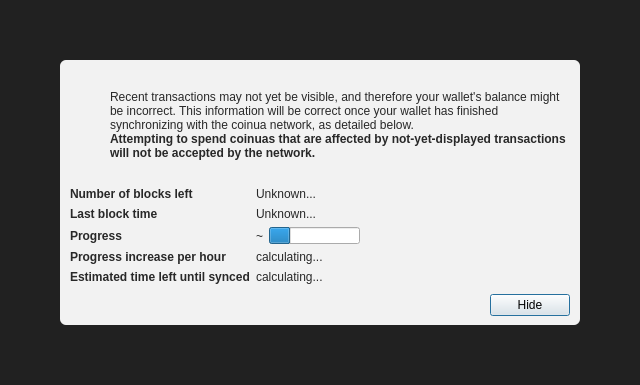
<?xml version="1.0" encoding="UTF-8"?>
<ui version="4.0">
 <class>ModalOverlay</class>
 <widget class="QWidget" name="ModalOverlay">
  <property name="geometry">
   <rect>
    <x>0</x>
    <y>0</y>
    <width>640</width>
    <height>385</height>
   </rect>
  </property>
  <property name="windowTitle">
   <string>Form</string>
  </property>
  <layout class="QVBoxLayout" name="verticalLayout" stretch="0">
   <property name="sizeConstraint">
    <enum>QLayout::SetDefaultConstraint</enum>
   </property>
   <property name="leftMargin">
    <number>0</number>
   </property>
   <property name="topMargin">
    <number>0</number>
   </property>
   <property name="rightMargin">
    <number>0</number>
   </property>
   <property name="bottomMargin">
    <number>0</number>
   </property>
   <item>
    <widget class="QWidget" name="bgWidget" native="true">
     <property name="styleSheet">
      <string notr="true">#bgWidget { background: rgba(0,0,0,220); }</string>
     </property>
     <layout class="QVBoxLayout" name="verticalLayoutMain" stretch="1">
      <property name="leftMargin">
       <number>60</number>
      </property>
      <property name="topMargin">
       <number>60</number>
      </property>
      <property name="rightMargin">
       <number>60</number>
      </property>
      <property name="bottomMargin">
       <number>60</number>
      </property>
      <item>
       <widget class="QWidget" name="contentWidget" native="true">
        <property name="styleSheet">
         <string notr="true">#contentWidget { background: rgba(255,255,255,240); border-radius: 6px; }

QLabel { color: rgb(40,40,40);  }</string>
        </property>
        <layout class="QVBoxLayout" name="verticalLayoutSub" stretch="1,0,0,0">
         <property name="spacing">
          <number>0</number>
         </property>
         <property name="leftMargin">
          <number>10</number>
         </property>
         <property name="topMargin">
          <number>10</number>
         </property>
         <property name="rightMargin">
          <number>10</number>
         </property>
         <property name="bottomMargin">
          <number>10</number>
         </property>
         <item>
          <layout class="QHBoxLayout" name="horizontalLayoutIconText" stretch="0,1">
           <property name="topMargin">
            <number>20</number>
           </property>
           <item>
            <layout class="QVBoxLayout" name="verticalLayoutIcon">
             <property name="leftMargin">
              <number>0</number>
             </property>
             <item>
              <widget class="QPushButton" name="warningIcon">
               <property name="enabled">
                <bool>false</bool>
               </property>
               <property name="text">
                <string/>
               </property>
               <property name="icon">
                <iconset>
                 <normaloff>:/icons/warning</normaloff>
                 <disabledoff>:/icons/warning</disabledoff>:/icons/warning</iconset>
               </property>
               <property name="iconSize">
                <size>
                 <width>48</width>
                 <height>48</height>
                </size>
               </property>
               <property name="flat">
                <bool>true</bool>
               </property>
              </widget>
             </item>
             <item>
              <spacer name="verticalSpacerWarningIcon">
               <property name="orientation">
                <enum>Qt::Vertical</enum>
               </property>
               <property name="sizeHint" stdset="0">
                <size>
                 <width>20</width>
                 <height>40</height>
                </size>
               </property>
              </spacer>
             </item>
            </layout>
           </item>
           <item>
            <layout class="QVBoxLayout" name="verticalLayoutInfoText">
             <property name="leftMargin">
              <number>0</number>
             </property>
             <property name="topMargin">
              <number>0</number>
             </property>
             <item>
              <widget class="QLabel" name="infoText">
               <property name="text">
                <string>Recent transactions may not yet be visible, and therefore your wallet's balance might be incorrect. This information will be correct once your wallet has finished synchronizing with the coinua network, as detailed below.</string>
               </property>
               <property name="textFormat">
                <enum>Qt::RichText</enum>
               </property>
               <property name="wordWrap">
                <bool>true</bool>
               </property>
              </widget>
             </item>
             <item>
              <widget class="QLabel" name="infoTextStrong">
               <property name="font">
                <font>
                 <weight>75</weight>
                 <bold>true</bold>
                </font>
               </property>
               <property name="text">
                <string>Attempting to spend coinuas that are affected by not-yet-displayed transactions will not be accepted by the network.</string>
               </property>
               <property name="textFormat">
                <enum>Qt::RichText</enum>
               </property>
               <property name="wordWrap">
                <bool>true</bool>
               </property>
              </widget>
             </item>
             <item>
              <spacer name="verticalSpacerInTextSpace">
               <property name="orientation">
                <enum>Qt::Vertical</enum>
               </property>
               <property name="sizeHint" stdset="0">
                <size>
                 <width>20</width>
                 <height>40</height>
                </size>
               </property>
              </spacer>
             </item>
            </layout>
           </item>
          </layout>
         </item>
         <item>
          <spacer name="verticalSpacerAfterText">
           <property name="orientation">
            <enum>Qt::Vertical</enum>
           </property>
           <property name="sizeHint" stdset="0">
            <size>
             <width>20</width>
             <height>40</height>
            </size>
           </property>
          </spacer>
         </item>
         <item>
          <layout class="QFormLayout" name="formLayout">
           <property name="fieldGrowthPolicy">
            <enum>QFormLayout::FieldsStayAtSizeHint</enum>
           </property>
           <property name="horizontalSpacing">
            <number>6</number>
           </property>
           <property name="verticalSpacing">
            <number>6</number>
           </property>
           <property name="topMargin">
            <number>10</number>
           </property>
           <item row="0" column="0">
            <widget class="QLabel" name="labelNumberOfBlocksLeft">
             <property name="font">
              <font>
               <weight>75</weight>
               <bold>true</bold>
              </font>
             </property>
             <property name="text">
              <string>Number of blocks left</string>
             </property>
            </widget>
           </item>
           <item row="0" column="1">
            <widget class="QLabel" name="numberOfBlocksLeft">
             <property name="text">
              <string>Unknown...</string>
             </property>
            </widget>
           </item>
           <item row="1" column="0">
            <widget class="QLabel" name="labelLastBlockTime">
             <property name="font">
              <font>
               <weight>75</weight>
               <bold>true</bold>
              </font>
             </property>
             <property name="text">
              <string>Last block time</string>
             </property>
            </widget>
           </item>
           <item row="1" column="1">
            <widget class="QLabel" name="newestBlockDate">
             <property name="sizePolicy">
              <sizepolicy hsizetype="Maximum" vsizetype="Preferred">
               <horstretch>0</horstretch>
               <verstretch>0</verstretch>
              </sizepolicy>
             </property>
             <property name="text">
              <string>Unknown...</string>
             </property>
            </widget>
           </item>
           <item row="2" column="0">
            <widget class="QLabel" name="labelSyncDone">
             <property name="font">
              <font>
               <weight>75</weight>
               <bold>true</bold>
              </font>
             </property>
             <property name="text">
              <string>Progress</string>
             </property>
            </widget>
           </item>
           <item row="2" column="1">
            <layout class="QHBoxLayout" name="horizontalLayoutSync" stretch="0,1">
             <item>
              <widget class="QLabel" name="percentageProgress">
               <property name="text">
                <string notr="true">~</string>
               </property>
              </widget>
             </item>
             <item>
              <widget class="QProgressBar" name="progressBar">
               <property name="value">
                <number>24</number>
               </property>
               <property name="format">
                <string/>
               </property>
              </widget>
             </item>
            </layout>
           </item>
           <item row="4" column="0">
            <widget class="QLabel" name="labelProgressIncrease">
             <property name="font">
              <font>
               <weight>75</weight>
               <bold>true</bold>
              </font>
             </property>
             <property name="text">
              <string>Progress increase per hour</string>
             </property>
            </widget>
           </item>
           <item row="4" column="1">
            <widget class="QLabel" name="progressIncreasePerH">
             <property name="text">
              <string>calculating...</string>
             </property>
            </widget>
           </item>
           <item row="5" column="0">
            <widget class="QLabel" name="labelEstimatedTimeLeft">
             <property name="font">
              <font>
               <weight>75</weight>
               <bold>true</bold>
              </font>
             </property>
             <property name="text">
              <string>Estimated time left until synced</string>
             </property>
            </widget>
           </item>
           <item row="5" column="1">
            <widget class="QLabel" name="expectedTimeLeft">
             <property name="text">
              <string>calculating...</string>
             </property>
            </widget>
           </item>
          </layout>
         </item>
         <item>
          <layout class="QHBoxLayout" name="horizontalLayoutButtons">
           <property name="leftMargin">
            <number>10</number>
           </property>
           <property name="topMargin">
            <number>10</number>
           </property>
           <item>
            <spacer name="horizontalSpacer">
             <property name="orientation">
              <enum>Qt::Horizontal</enum>
             </property>
             <property name="sizeHint" stdset="0">
              <size>
               <width>40</width>
               <height>20</height>
              </size>
             </property>
            </spacer>
           </item>
           <item>
            <widget class="QPushButton" name="closeButton">
             <property name="text">
              <string>Hide</string>
             </property>
             <property name="shortcut">
              <string>Esc</string>
             </property>
             <property name="focusPolicy">
              <enum>Qt::StrongFocus</enum>
             </property>
             <property name="default">
              <bool>true</bool>
             </property>
            </widget>
           </item>
          </layout>
         </item>
        </layout>
       </widget>
      </item>
     </layout>
    </widget>
   </item>
  </layout>
 </widget>
 <resources/>
 <connections/>
</ui>
